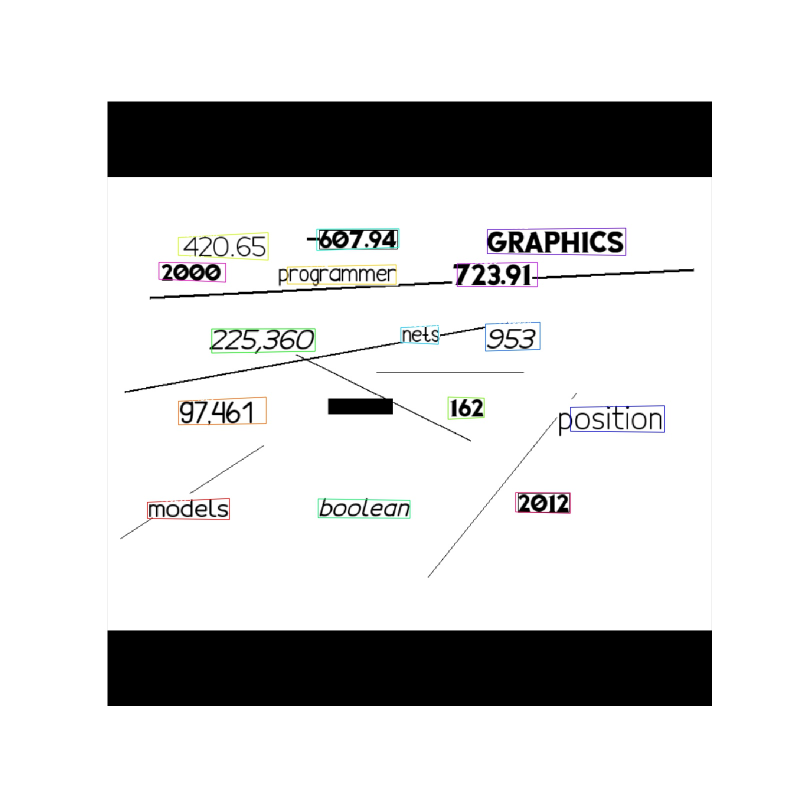
#> input picture image_examples/bkgd_1_0_generated_0.1.jpg, 1600 x 1600 px (shown at 1/2 size)
$ python predict.py --image_path image_examples/bkgd_1_0_generated_0.1.jpg
#> lines starting #> are read from the running program, lines starting #| are printed output that depends on the picture
### ctpn/utils/image_utils.py
# -*- coding: utf-8 -*-
"""
   File Name：     image
   Description :  图像处理工具类
   Author :       mick.yi
   date：          2019/2/18
"""
import skimage
from skimage import io, transform
import numpy as np
import matplotlib.pyplot as plt
import random


def load_image(image_path):
    """
    加载图像
    :param image_path: 图像路径
    :return: [h,w,3] numpy数组
    """
    image = plt.imread(image_path)
#> image is the input picture: shape (1600, 1600, 3); mean R, G, B 213.6, 213.6, 213.5
    # 灰度图转为RGB
    if len(image.shape) == 2:
        image = np.expand_dims(image, axis=2)
        image = np.tile(image, (1, 1, 3))
    elif image.shape[-1] == 1:
        image = skimage.color.gray2rgb(image)  # io.imread 报ValueError: Input image expected to be RGB, RGBA or gray
    # 标准化为0~255之间
    if image.dtype == np.float32:
        image *= 255
        image = image.astype(np.uint8)
    # 删除alpha通道
    return image[..., :3]


def load_image_gt(image_id, image_path, output_size, gt_boxes=None,
                  gt_quadrilaterals=None, horizontal_flip=False, random_crop=False):
    """
    加载图像，生成训练输入大小的图像，并调整GT 边框，返回相关元数据信息
    :param image_id: 图像编号id
    :param image_path: 图像路径
    :param output_size: 图像输出尺寸，及网络输入到高度或宽度(默认长宽相等)
    :param gt_boxes: GT 边框 [N,(y1,x1,y2,x2)]
    :param gt_quadrilaterals:
    :param horizontal_flip: 是否水平翻转
    :param random_crop: 是否随机裁剪
    :return:
    image: (H,W,3)
    image_meta: 元数据信息，详见compose_image_meta
    gt_boxes：图像缩放及padding后对于的GT 边框坐标 [N,(y1,x1,y2,x2)]
    """
    # 加载图像
    image = load_image(image_path)
    # 随机裁剪
    if random_crop and random.random() >= 0.5:
        min_x, max_x = np.min(gt_quadrilaterals[:, ::2]), np.max(gt_quadrilaterals[:, ::2])
        min_y, max_y = np.min(gt_quadrilaterals[:, 1::2]), np.max(gt_quadrilaterals[:, 1::2])
        image, crop_window = crop_image(image, [min_y, min_x, max_y, max_x])
        # print(image.shape,[min_y, min_x, max_y, max_x],crop_window)
        # gt坐标偏移
        if gt_quadrilaterals is not None and gt_quadrilaterals.shape[0] > 0:
            gt_quadrilaterals[:, 1::2] -= crop_window[0]
            gt_quadrilaterals[:, ::2] -= crop_window[1]
    # 水平翻转
    if horizontal_flip:
        image = image[:, ::-1, :]
        # gt翻转
        if gt_quadrilaterals is not None and gt_quadrilaterals.shape[0] > 0:
            gt_quadrilaterals[:, ::2] = image.shape[1] - gt_quadrilaterals[:, ::2]
            lt_x, lt_y, rt_x, rt_y, rb_x, rb_y, lb_x, lb_y = np.split(gt_quadrilaterals, 8, axis=1)
            gt_quadrilaterals = np.concatenate([rt_x, rt_y, lt_x, lt_y, lb_x, lb_y, rb_x, rb_y], axis=1)

    original_shape = image.shape
#> original_shape = (1600, 1600, 3)
    # resize图像，并获取相关元数据信息
    image, window, scale, padding = resize_image(image, output_size)

    # 组合元数据信息
    image_meta = compose_image_meta(image_id, original_shape, image.shape,
                                    window, scale)
    # 根据缩放及padding调整GT边框
    if gt_boxes is not None and gt_boxes.shape[0] > 0:
        gt_boxes = adjust_box(gt_boxes, padding, scale)
    if gt_quadrilaterals is not None and gt_quadrilaterals.shape[0] > 0:
        gt_quadrilaterals = adjust_quadrilaterals(gt_quadrilaterals, padding, scale)

    return image, image_meta, gt_boxes, gt_quadrilaterals


# [9 lines left out: function crop_image, not called in this run]


def resize_image(image, max_dim):
    """
    缩放图像为正方形，指定长边大小，短边padding;
    :param image: numpy 数组(H,W,3)
    :param max_dim: 长边大小
    :return: 缩放后的图像,元素图像的宽口位置，缩放尺寸，padding
    """
#> called with max_dim = 1024
    image_dtype = image.dtype
    h, w = image.shape[:2]
#> h = 1600; w = 1600
    scale = max_dim / max(h, w)  # 缩放尺寸
#> scale = 0.64
    image = transform.resize(image, (round(h * scale), round(w * scale)),
                             order=1, mode='constant', cval=0, clip=True, preserve_range=True)
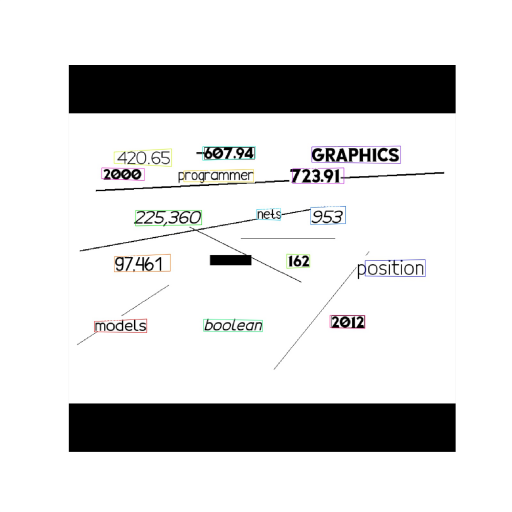
#> image: shape (1024, 1024, 3) float64 (shown at 1/2 size); mean of channels 0, 1, 2 213.6, 213.6, 213.5; drawn as R, G, B
    h, w = image.shape[:2]
#> h = 1024; w = 1024
    # 计算padding
    top_pad = (max_dim - h) // 2
#> top_pad = 0
    bottom_pad = max_dim - h - top_pad
#> bottom_pad = 0
    left_pad = (max_dim - w) // 2
#> left_pad = 0
    right_pad = max_dim - w - left_pad
#> right_pad = 0
    padding = [(top_pad, bottom_pad), (left_pad, right_pad), (0, 0)]
#> padding = [(0, 0), (0, 0), (0, 0)]
    image = np.pad(image, padding, mode='constant', constant_values=0)
    # 原始图像在缩放图像上的窗口位置
    window = (top_pad, left_pad, h + top_pad, w + left_pad)  #
#> in load_image_gt, `image, window, scale, padding = resize_image(image, output_size)`: window = (0, 0, 1024, 1024); scale = 0.64; padding = [(0, 0), (0, 0), (0, 0)]
    return image.astype(image_dtype), window, scale, padding


def compose_image_meta(image_id, original_image_shape, image_shape,
                       window, scale):
    """
    组合图像元数据信息，返回numpy数据
    :param image_id:
    :param original_image_shape: 原始图像形状，tuple(H,W,3)
    :param image_shape: 缩放后图像形状tuple(H,W,3)
    :param window: 原始图像在缩放图像上的窗口位置（y1,x1,y2,x2)
    :param scale: 缩放因子
    :return:
    """
#> called with image_id = 5, original_image_shape = (1600, 1600, 3), image_shape = (1024, 1024, 3), window = (0, 0, 1024, 1024), scale = 0.64
    meta = np.array(
        [image_id] +  # size=1
        list(original_image_shape) +  # size=3
        list(image_shape) +  # size=3
        list(window) +  # size=4 (y1, x1, y2, x2) in image cooredinates
        [scale]  # size=1
    )
#> meta = [5, 1600, 1600, 3, 1024, 1024, 3, 0, 0, 1024, 1024, 0.64]
    return meta


# [98 lines left out: functions parse_image_meta, batch_parse_image_meta, adjust_box, adjust_quadrilaterals, recover_detect_boxes, recover_detect_quad, not called in this run]

### ctpn/layers/models.py
# -*- coding: utf-8 -*-
"""
   File Name：     models
   Description :  模型
   Author :       mick.yi
   date：          2019/3/13
"""
import keras
from keras import layers
from keras import Input, Model
import tensorflow as tf
from .base_net import resnet50
from .anchor import CtpnAnchor
from .target import CtpnTarget
from .losses import ctpn_cls_loss, ctpn_regress_loss, side_regress_loss
from .text_proposals import TextProposal


def ctpn_net(config, stage='train'):
    # [5 lines of commented-out code are left out]
    input_image = Input(shape=config.IMAGE_SHAPE, name='input_image')
    input_image_meta = Input(shape=(12,), name='input_image_meta')
    gt_class_ids = Input(shape=(config.MAX_GT_INSTANCES, 2), name='gt_class_ids')
    gt_boxes = Input(shape=(config.MAX_GT_INSTANCES, 5), name='gt_boxes')

    # 预测
    base_features = resnet50(input_image)
    num_anchors = len(config.ANCHORS_HEIGHT)
    predict_class_logits, predict_deltas, predict_side_deltas = ctpn(base_features, num_anchors, 64, 256)

    # anchors生成
    anchors, valid_anchors_indices = CtpnAnchor(config.ANCHORS_HEIGHT, config.ANCHORS_WIDTH, config.NET_STRIDE,
                                                name='gen_ctpn_anchors')(base_features)

    if stage == 'train':
        targets = CtpnTarget(config.IMAGES_PER_GPU,
                             train_anchors_num=config.TRAIN_ANCHORS_PER_IMAGE,
                             positive_ratios=config.ANCHOR_POSITIVE_RATIO,
                             max_gt_num=config.MAX_GT_INSTANCES,
                             name='ctpn_target')([gt_boxes, gt_class_ids, anchors, valid_anchors_indices])
        deltas, class_ids, anchors_indices = targets[:3]
        # 损失函数
        regress_loss = layers.Lambda(lambda x: ctpn_regress_loss(*x),
                                     name='ctpn_regress_loss')([predict_deltas, deltas, anchors_indices])
        side_loss = layers.Lambda(lambda x: side_regress_loss(*x),
                                  name='side_regress_loss')([predict_side_deltas, deltas, anchors_indices])
        cls_loss = layers.Lambda(lambda x: ctpn_cls_loss(*x),
                                 name='ctpn_class_loss')([predict_class_logits, class_ids, anchors_indices])
        model = Model(inputs=[input_image, gt_boxes, gt_class_ids],
                      outputs=[regress_loss, cls_loss, side_loss])

    else:
        text_boxes, text_scores, text_class_logits = TextProposal(config.IMAGES_PER_GPU,
                                                                  score_threshold=config.TEXT_PROPOSALS_MIN_SCORE,
                                                                  output_box_num=config.TEXT_PROPOSALS_MAX_NUM,
                                                                  iou_threshold=config.TEXT_PROPOSALS_NMS_THRESH,
                                                                  use_side_refine=config.USE_SIDE_REFINE,
                                                                  name='text_proposals')(
            [predict_deltas, predict_side_deltas, predict_class_logits, anchors, valid_anchors_indices])
        image_meta = layers.Lambda(lambda x: x)(input_image_meta)  # 原样返回
        model = Model(inputs=[input_image, input_image_meta], outputs=[text_boxes, text_scores, image_meta])
    return model


# [105 lines left out: functions ctpn, get_layer, compile, add_metrics, not called in this run]

### predict.py
# -*- coding: utf-8 -*-
"""
   File Name：     predict
   Description :   模型预测
   Author :       mick.yi
   date：          2019/3/14
"""
import os
import sys
import numpy as np
import argparse
import matplotlib

matplotlib.use('Agg')
from matplotlib import pyplot as plt
from ctpn.utils import image_utils, np_utils, visualize
from ctpn.utils.detector import TextDetector
from ctpn.config import cur_config as config
from ctpn.layers import models


def main(args):
    # 覆盖参数
    config.USE_SIDE_REFINE = bool(args.use_side_refine)
    if args.weight_path is not None:
        config.WEIGHT_PATH = args.weight_path
    config.IMAGES_PER_GPU = 1
    config.IMAGE_SHAPE = (1024, 1024, 3)
    # 加载图片
    image, image_meta, _, _ = image_utils.load_image_gt(np.random.randint(10),
                                                        args.image_path,
                                                        config.IMAGE_SHAPE[0],
                                                        None)
#> in load_image_gt, `image_meta = compose_image_meta(image_id, original_shape, image.shape,..`: image_meta has the same summary as meta in compose_image_meta
#> image_meta has the same summary as meta in compose_image_meta
    # 加载模型
    m = models.ctpn_net(config, 'test')
    m.load_weights(config.WEIGHT_PATH, by_name=True)
    # m.summary()

    # 模型预测
    text_boxes, text_scores, _ = m.predict([np.array([image]), np.array([image_meta])])
    text_boxes = np_utils.remove_pad(text_boxes[0])
    text_scores = np_utils.remove_pad(text_scores[0])[:, 0]

    # 文本行检测器
    image_meta = image_utils.parse_image_meta(image_meta)
    detector = TextDetector(config)
    text_lines = detector.detect(text_boxes, text_scores, config.IMAGE_SHAPE, image_meta['window'])
    # 可视化保存图像
    boxes_num = 30
    fig = plt.figure(figsize=(16, 16))
    ax = fig.add_subplot(1, 1, 1)
    visualize.display_polygons(image, text_lines[:boxes_num, :8], text_lines[:boxes_num, 8],
                               ax=ax)
    image_name = os.path.basename(args.image_path)
    fig.savefig('{}.{}.jpg'.format(os.path.splitext(image_name)[0], int(config.USE_SIDE_REFINE)))


if __name__ == '__main__':
    parse = argparse.ArgumentParser()
    parse.add_argument("--image_path", type=str, help="image path")
    parse.add_argument("--weight_path", type=str, default=None, help="weight path")
    parse.add_argument("--use_side_refine", type=int, default=1, help="1: use side refine; 0 not use")
    argments = parse.parse_args(sys.argv[1:])
    main(argments)
#> (the call stopped at in ctpn_net, `input_image = Input(shape=config.IMAGE_SHAPE, name='input_image')`: keras is not available in this run)
